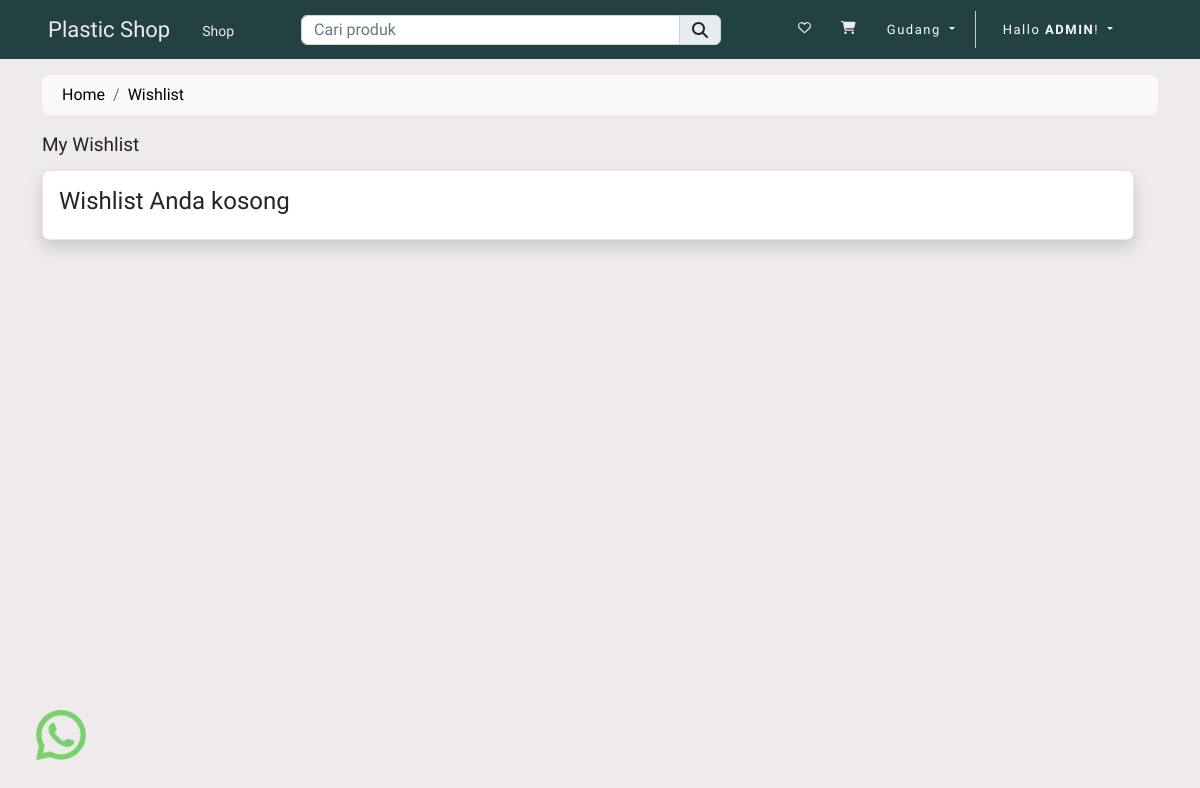
/wishlist/ (signed in), run on an earlier commit of the app's database.
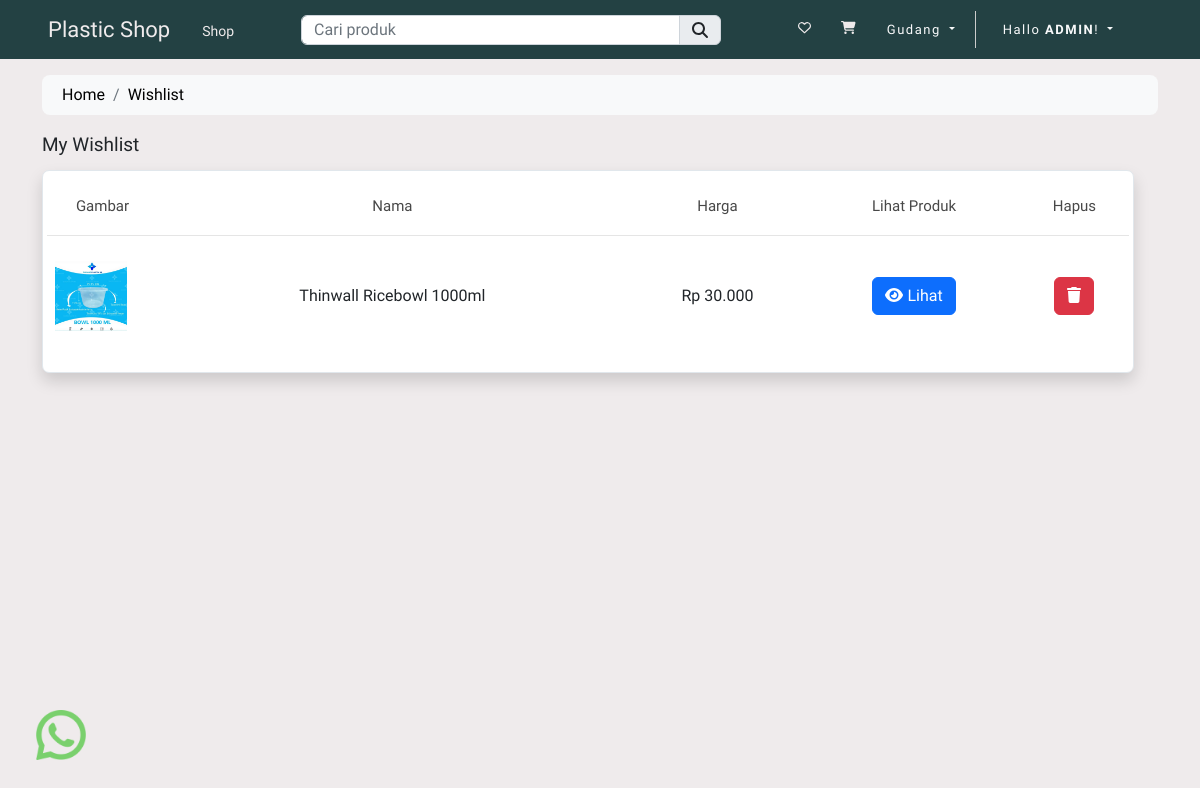
And on a later commit of the database.
### store/models.py (models this page shows, shortened)
class Wishlist(Model):
    user = ForeignKey(User, on_delete=CASCADE)
    product = ForeignKey(Produk, on_delete=CASCADE)
    create_at = DateTimeField(auto_now_add=True)

class Produk(Model):
    kategori = ForeignKey(Kategori, on_delete=CASCADE)
    slug = CharField(max_length=150, null=False, blank=False)
    name = CharField(max_length=150, null=False, blank=False)
    product_image = ImageField(
        upload_to=get_file_path, null=False, blank=False)
    small_description = CharField(max_length=250, null=False, blank=False)
    size = CharField(max_length=25, null=True, blank=True)
    kuantitas = IntegerField(null=True, blank=True)
    stok = IntegerField(null=False, blank=False)
    description = TextField(max_length=500, null=False, blank=False)
    selling_price = FloatField(null=False, blank=False)
    status = BooleanField(
        default=False, help_text="0=default, 1=Hidden")
    trending = BooleanField(
        default=False, help_text="0=default, 1=Trending")
    create_at = DateTimeField(auto_now_add=True)

### store/controller/wishlist.py (the view)
# urls.py: path('wishlist/', index, name="wishlist"),
@login_required(login_url='loginpage')
def index(request):
    user_agent = request.META.get('HTTP_USER_AGENT', '')
    device_type = parse(user_agent)
    if device_type.is_mobile:
        if device_type.device.family == 'iPhone' or device_type.os.family == 'Android':
            template_name = 'store/mobile/wishlist.html'
        else:
            template_name = 'store/mobile/wishlist.html'
    elif device_type.is_tablet:
        if device_type.device.family == 'iPad' or device_type.os.family == 'Android':
            template_name = 'store/tablet/wishlist.html'
        else:
            template_name = 'store/tablet/wishlist.html'
    elif device_type.is_pc:
        if device_type.os.family == 'Mac OS X' or device_type.os.family == 'Windows':
            template_name = 'store/desktop/wishlist.html'
        else:
            template_name = 'store/desktop/wishlist.html'
    else:
        template_name = 'store/desktop/wishlist.html'
    wishlist = Wishlist.objects.filter(user=request.user)
    context = {'wishlist': wishlist}
    return render(request, template_name, context)

### store/templates/store/desktop/wishlist.html (shortened to what the changed rows need)
{% extends 'store/desktop/layouts/main.html' %}
{% load static %}
{% load humanize %}
{% block content %}
<div class="container py-3">
    <div class="row">
        <div class="row">
            <div class="col-md-12">
                <div class="table-wishlist">
                    <div class="card shadow">
                        <div class="card-body wishdata">
                            <div class="row">
                                {% if wishlist %}
                                <table cellpadding="0" cellspacing="0" border="0" width="100%">
                                    <thead>
                                        <tr>
                                            <th style="width: 25px;" class="text-center">Gambar</th>
                                            <th width="" class="text-center">Nama</th>
                                            <th width="" class="text-center">Harga</th>
                                            <th width="" class="text-center">Lihat Produk</th>
                                            <th width="" class="text-center">Hapus</th>
                                        </tr>
                                    </thead>
                                    <tbody>
                                        {% for item in wishlist %}
                                        <tr class="product_data">
                                            <td width="">
                                                <div class="display-flex align-center">
                                                    <div class="img-product">
                                                        <img src="{{item.product.product_image.url}}" height="70px"
                                                            alt="Image here">
                                                    </div>
                                                </div>
                                            </td>
                                            <td class="text-center">
                                                {{ item.product.name }}
                                            </td>
                                            <td class="text-center">
                                                Rp {{ item.product.selling_price | stringformat:'d' | intcomma }}
                                            </td>
                                            <td align="center">
                                                <a href="{% url 'productview' item.product.kategori.slug item.product.slug %}"
                                                    class="btn btn-primary">
                                                    <i class="fa fa-eye"></i> Lihat
                                                </a>
                                            </td>
                                            <td class="text-center">
                                                <button class="btn btn-danger delete-wishlist-item"><i
                                                        class="fa fa-trash"></i></button>
                                            </td>
                                        </tr>
                                        {% endfor %}
                                    </tbody>
                                </table>
                                {% else %}
                                <h4>Wishlist Anda kosong</h4>
                                {% endif %}
                            </div>
                        </div>
                    </div>
                </div>
            </div>
        </div>
    </div>
</div>
{% endblock content %}

What changed in the data, as far as the page shows it:
added Wishlist: product.product_image (picture), product.name "Thinwall Ricebowl 1000ml", product.selling_price "30.000"
Also different on the page:
text no longer shown: "Wishlist Anda kosong"
text now shown: "Gambar Nama Harga Lihat Produk Hapus"
